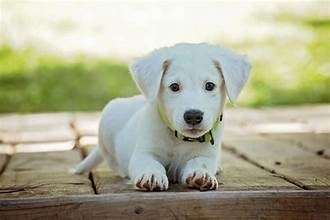
#> input picture tasks/OIP.jpeg, 330 x 220 px
$ jupyter execute tasks2.ipynb   (older library calls are emulated)
#> lines starting #> are read from the running program, lines starting #| are printed output that depends on the picture
# Task for session2_cont and session3:
## Edge-Preserving Denoising Filters & Feature Matching

**Instructions:**
**please dont use .py to solve this task, just use tasks2.ipynb and edit the cells.**
- After forking the [SkyXperts-Vision-Course repo](https://github.com/ffathy-tdx/SkyXperts-Vision-Course) on GitHub. (you should have already dont this in the last session & uploaded task1)
- Go to your fork of the repo on GitHub.
- At the top, look for a yellow box that says “This branch is X commits behind…”
- Click the Sync fork or Update branch button.
The new task will show up in your tasks/ folder.
- Upload your task to your forked repo (like you've done with task1 before)
---

## 1. DoG, LoG, and Edge-Preserving Denoising Filters

**Task:**
- Briefly read the descriptions below, then apply each filter to `'sample.jpg'` (or any test image you choose).
- Compare the results visually and write your observations.

**Background:**
- **DoG (Difference of Gaussian):** Used for edge detection by subtracting two blurred versions of the image (with different Gaussian sigmas).
- **LoG (Laplacian of Gaussian):** Uses a single Gaussian blur followed by Laplacian to highlight regions of rapid intensity change (edges).
- **Edge-Preserving Denoising (Bilateral Filter):** Smooths image while preserving edges (unlike simple Gaussian blur). You've already used this at the end of task1.

---

[cell 1]
# Import required libraries
import cv2
import numpy as np
import matplotlib.pyplot as plt

# Load image
img = cv2.imread('OIP.jpeg', 0)  # Use grayscale for filtering
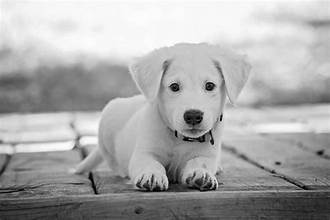
#> img: shape (220, 330); min 0, max 255, mean 169.6
plt.imshow(img, cmap='gray'); plt.axis('off'); plt.title('Original Image'); plt.show()

# TODO: Apply DoG
blur1 = cv2.GaussianBlur(img, (5,5), 1)   # small sigma
blur2 = cv2.GaussianBlur(img, (5,5), 2)   # larger sigma
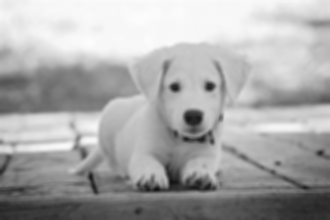
#> blur2: shape (220, 330); min 15, max 252, mean 169.6
DoG = cv2.subtract(blur1, blur2)
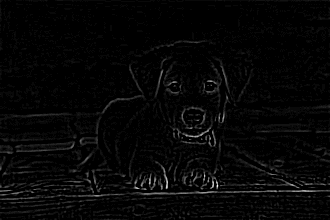
#> DoG: shape (220, 330); min 0, max 28, mean 0.7; drawn with min black and max white
plt.imshow(DoG, cmap='gray')
plt.axis('off')
plt.title('Difference of Gaussians')
plt.show()

# TODO: Apply LoG
log1 = cv2.GaussianBlur(img, (5,5), 1)
log = cv2.Laplacian(log1, cv2.CV_64F)
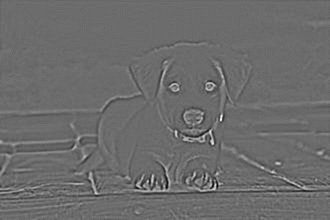
#> log: shape (220, 330) float64; min -56, max 76, mean 0; drawn with min black and max white
log = cv2.convertScaleAbs(log)
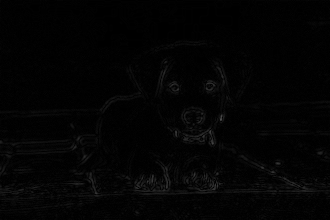
#> log: shape (220, 330); min 0, max 76, mean 3.4
plt.imshow(log, cmap='gray')
plt.axis('off')
plt.title('Laplacian of Gaussian')
plt.show()


# TODO: Apply bilateral (edge-preserving) filter
bilateral = cv2.bilateralFilter(img, 9, 75, 75)
plt.imshow(bilateral, cmap='gray')
plt.axis('off')
plt.title('Bilateral Filter')
plt.show()
# Show all results for comparison

**Q1: What differences do you observe between DoG, LoG, and the edge-preserving filter?**

_Write your observations here._

## 2. Keypoints & Descriptors: SIFT vs. ORB

**Task:**
- Detect and plot keypoints on `'sample.jpg'` using SIFT and ORB.
- Compare the number and distribution of detected keypoints.

**Background:**
- **Keypoints:** Distinctive image points (corners/blobs) useful for matching.
- **Descriptors:** Vectors that describe local patches around keypoints for comparison/matching.

---

[cell 2]
import cv2

img = cv2.imread('OIP.jpeg', 0)

# Detect and plot SIFT keypoints
sift = cv2.SIFT_create()
sift_keypoints, sift_descriptors = sift.detectAndCompute(img, None)
#> sift_keypoints = 261 keypoints; strongest (x, y, size): (209, 86, 6.4), (175, 87, 6.4), (193, 118, 11.6), (212, 142, 2.9)
sift_img = cv2.drawKeypoints(img, sift_keypoints, None, flags=cv2.DRAW_MATCHES_FLAGS_DRAW_RICH_KEYPOINTS)
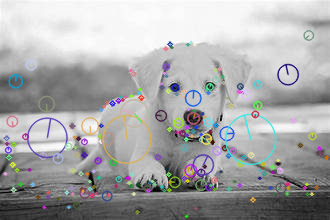
#> sift_img: shape (220, 330, 3); mean of channels 0, 1, 2 169.3, 168.7, 168.5; drawn as B, G, R

# Detect and plot ORB keypoints
orb = cv2.ORB_create()
orb_keypoints, orb_descriptors = orb.detectAndCompute(img, None)
#> orb_keypoints = 408 keypoints; strongest (x, y, size): (213, 184, 31), (211, 187, 31), (207, 87, 64.3), (173, 86, 53.6)
orb_img = cv2.drawKeypoints(img, orb_keypoints, None, color=(0,255,0), flags=0)
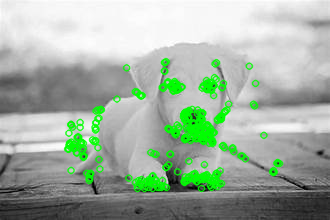
#> orb_img: shape (220, 330, 3); mean of channels 0, 1, 2 160.9, 177, 160.9; drawn as B, G, R

# TODO: Count and compare number of keypoints for SIFT and ORB
plt.figure(figsize=(12, 6))
plt.subplot(1, 2, 1)
plt.imshow(sift_img)
plt.axis('off')
plt.title(f'SIFT Keypoints: {len(sift_keypoints)}')
plt.subplot(1, 2, 2)
plt.imshow(orb_img)
plt.axis('off')
plt.title(f'ORB Keypoints: {len(orb_keypoints)}')
plt.show()

**Q2: How do the number and distribution of keypoints differ between SIFT and ORB?**

SIFT usually finds fewer keypoints than ORB, but they are more distinctive and spread out across the image at different scales. SIFT detects important points not only at corners ,giving a more balanced distribution.
On the other hand,ORB often detects more keypoints (up to 500), but they are mostly concentrated around corners and edges.

## 3. Feature Matching with Descriptors

**Task:**
- Load a second image (e.g., `'sample2.jpg'`).
- Detect keypoints/descriptors using SIFT or ORB in both images.
- Match the features between the images using BFMatcher or FLANN.
- Plot the top matches.

**Background:**
- **Feature matching** helps recognize objects/scenes or estimate image transformations.

---

[cell 3]
# Load second image
img2 = cv2.imread('OIP2.jpeg', 0)
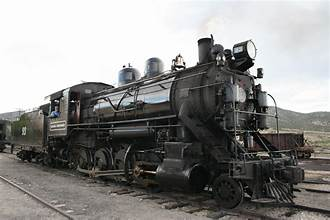
#> input picture tasks/OIP2.jpeg, 330 x 220 px
#> img2: shape (220, 330); min 0, max 255, mean 139

# Detect SIFT keypoints/descriptors in both images
sift_keypoints2, descriptors2 = sift.detectAndCompute(img2, None)
#> sift_keypoints2 = 468 keypoints; strongest (x, y, size): (233, 58, 1.8), (224, 58, 2.1), (256, 84, 2.2), (200, 41, 3.9)

# BFMatcher with default params
bf = cv2.BFMatcher()
matcher = cv2.BFMatcher(cv2.NORM_L2, crossCheck=True)
matches = matcher.match(sift_descriptors, descriptors2)
#> matches = 89 matches
matches = sorted(matches, key = lambda x:x.distance)
numberofmatches = 20
# Draw matches
img3 = cv2.drawMatches(img, sift_keypoints, img2, sift_keypoints2, matches[:numberofmatches], None, flags=cv2.DrawMatchesFlags_NOT_DRAW_SINGLE_POINTS)
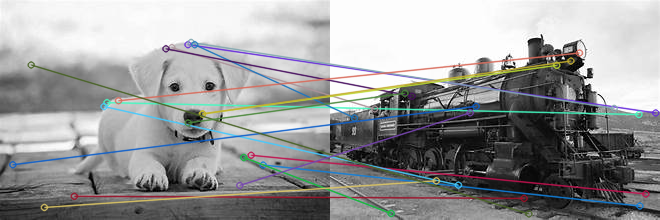
#> img3: shape (220, 660, 3); mean of channels 0, 1, 2 153.6, 153.4, 152.8; drawn as B, G, R
plt.figure(figsize=(15, 10))
plt.imshow(img3)
plt.axis('off')
plt.title(f'Top {numberofmatches} SIFT Matches')
plt.show()
# bonus TODO: Try with ORB or FLANN if you like
